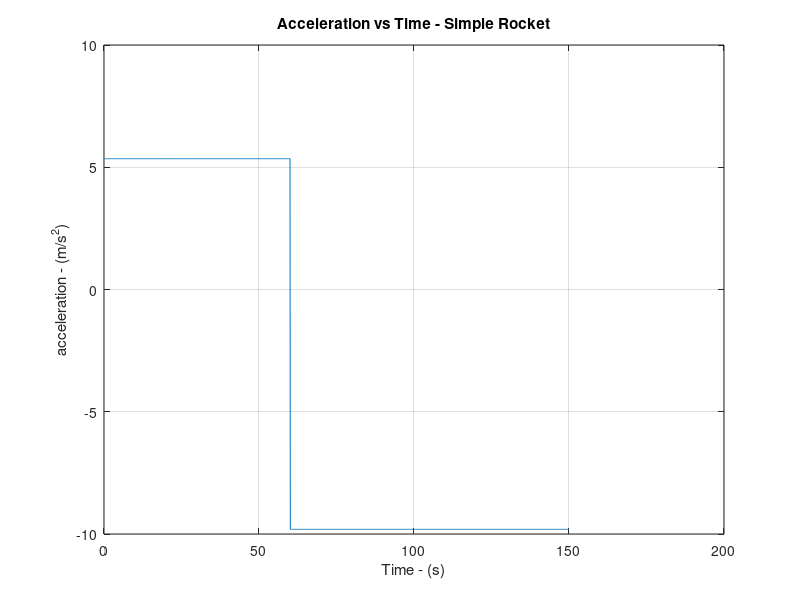
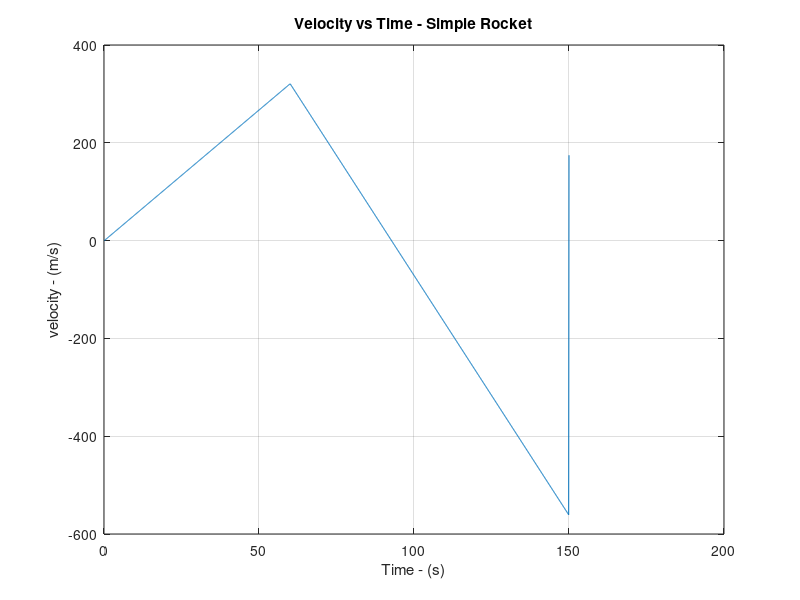
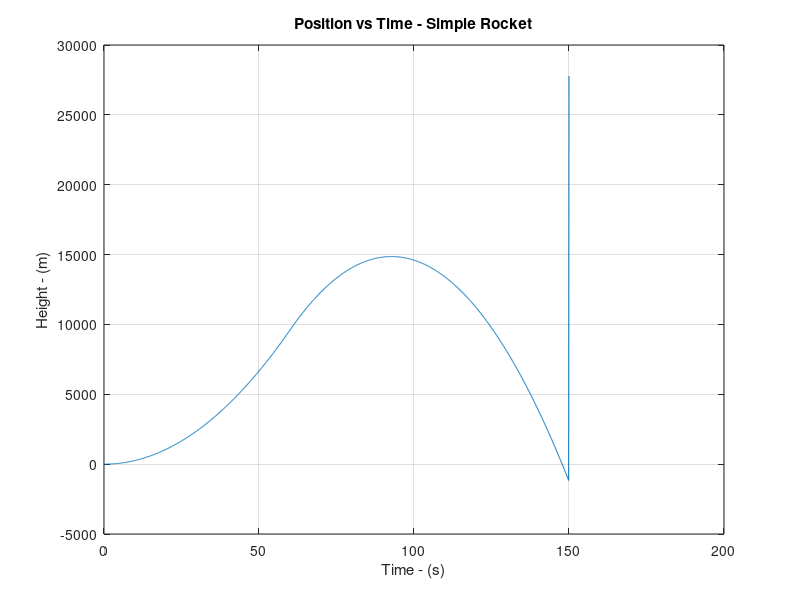

Write the MATLAB code that produced these figures, in order.
clear variables % clear any old variables in the workspace
close all % closes any plots open from previous runs
%List all the variables needed

massEmptyRocket = 1500; % kg
startingMassFuel = 7000; % kg
massHorse = 75; %kg
massTotal = massEmptyRocket + startingMassFuel +massHorse; % kg
engineThrust = 	130000; %N
gravity = 9.81; %m/s/s
density = 1.225; %kg/m3
dragCoeficient = .05;
drag = 0; % no drag
weight = massTotal * gravity; %Constant for now
dt = .1; % timeStep duration in seconds
endTime = 150; % Seconds
acceleration = zeros(1,endTime/dt); %Create empty vector of zeros for Acceleration Data the length of the simulation
time = zeros(1,endTime/dt);  ; %Create empty vector of zeros for time Data
burnTime = 60; %Time Engines are firing for.

%start a loop to calcualte our equations of motion at each Time Step

for t = 1:1:(endTime/dt) %   t is the current TimeStep

%Calculate the velocity and Position, by integrating.
velocity = cumtrapz(time,acceleration);
position = cumtrapz(time,velocity);

%Equation of motion
    
    if t <= (burnTime/dt) %while the engines are firing
        
        acceleration(t) =  (engineThrust - drag - weight) /massTotal;
        
    else %when the engines have stopped firing
        
        acceleration(t) =  (-drag - weight) /massTotal;
        
    end

    
time(t) = t*dt; % update the time vector with the new time step

    
end

%plot results

figure();
plot(time, acceleration)
title ('Acceleration vs Time - Simple Rocket')
xlabel('Time - (s)')
ylabel('acceleration - (m/s^2)')
grid on

figure();
plot(time, velocity)
title ('Velocity vs Time - Simple Rocket')
xlabel('Time - (s)')
ylabel('velocity - (m/s)')
grid on

figure();
plot(time, position)
title ('Position vs Time - Simple Rocket')
xlabel('Time - (s)')
ylabel('Height - (m)')
grid on



